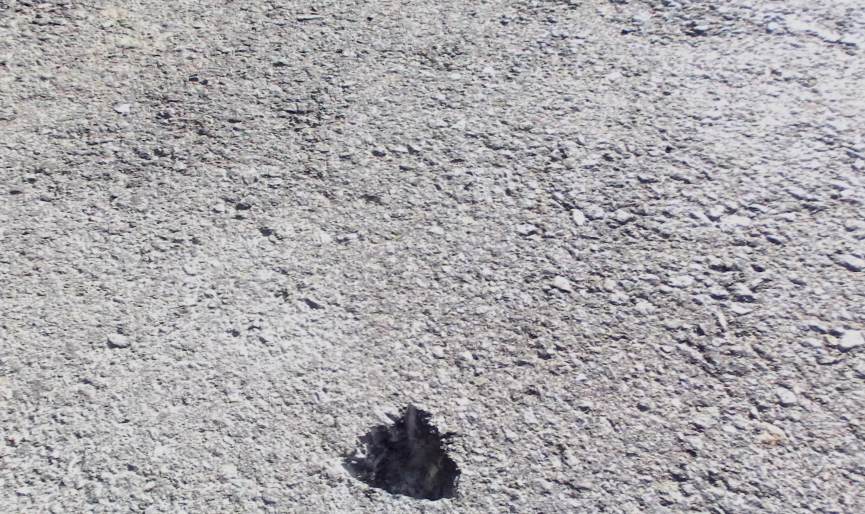
#> input picture data/dataset1/rgb/000001_left.png, 1730 x 1028 px (shown at 1/2 size); its folder holds 8 pictures in this run
$ python analyze_dataset.py   (older library calls are emulated)
#> lines starting #> are read from the running program, lines starting #| are printed output that depends on the picture
#!/usr/bin/env python3
"""
Dataset Analysis Script
Analyzes the stereo image dataset for quality and lighting conditions.
"""

import cv2
import numpy as np
import os
from pathlib import Path

def analyze_image_pair(left_path, right_path, pair_name):
    """Analyze a stereo image pair for quality metrics."""
#> called with left_path = 'data/dataset1/rgb/000001_left.png', right_path = 'data/dataset1/rgb/000001_right.png', pair_name = 'Pair 001'

    if not (os.path.exists(left_path) and os.path.exists(right_path)):
        print(f"Missing files for {pair_name}")
        return None

    left_img = cv2.imread(left_path)
#> left_img is the input picture: shape (1028, 1730, 3); mean B, G, R 170.9, 167.6, 170.3
    right_img = cv2.imread(right_path)
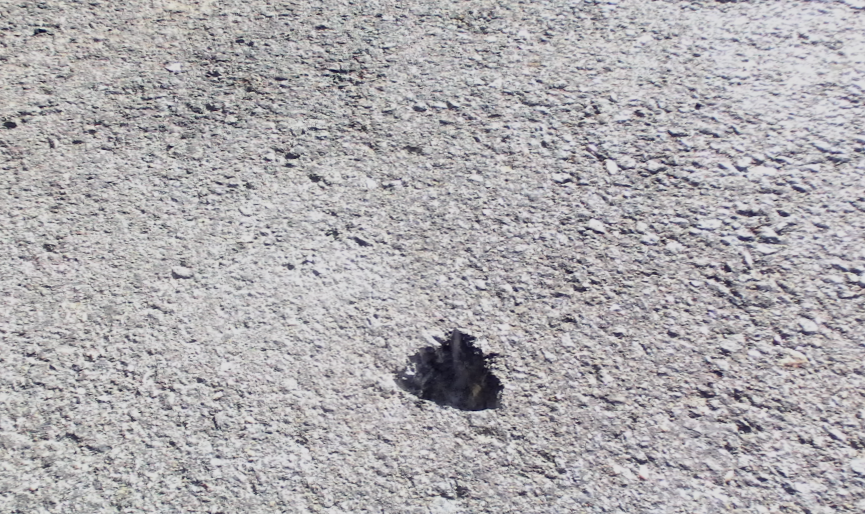
#> input picture data/dataset1/rgb/000001_right.png, 1730 x 1028 px (shown at 1/2 size)
#> right_img is the input picture: shape (1028, 1730, 3); mean B, G, R 173.5, 170.5, 173.1

    if left_img is None or right_img is None:
        print(f"Failed to load images for {pair_name}")
        return None

    print(f"\n=== {pair_name} ===")
    print(f"Resolution: {left_img.shape[1]}x{left_img.shape[0]}")
#| Resolution: 1730x1028

    # Convert to grayscale for analysis
    left_gray = cv2.cvtColor(left_img, cv2.COLOR_BGR2GRAY)
    right_gray = cv2.cvtColor(right_img, cv2.COLOR_BGR2GRAY)

    # Analyze brightness and contrast
    left_mean = np.mean(left_gray)
#> left_mean = 168.8
    right_mean = np.mean(right_gray)
#> right_mean = 171.6
    left_std = np.std(left_gray)
#> left_std = 40.19
    right_std = np.std(right_gray)
#> right_std = 38.91

    print(f"Left - Mean brightness: {left_mean:.1f}, Contrast (std): {left_std:.1f}")
#| Left - Mean brightness: 168.8, Contrast (std): 40.2
    print(f"Right - Mean brightness: {right_mean:.1f}, Contrast (std): {right_std:.1f}")
#| Right - Mean brightness: 171.6, Contrast (std): 38.9

    # Estimate lighting condition
    avg_brightness = (left_mean + right_mean) / 2
#> avg_brightness = 170.2
    if avg_brightness < 80:
        lighting = "Dark/Night"
    elif avg_brightness < 120:
        lighting = "Low light/Dusk"
    elif avg_brightness < 180:
        lighting = "Normal/Day"
    else:
        lighting = "Bright/Overexposed"

    print(f"Estimated lighting: {lighting}")

    # Check for texture (important for stereo matching)
    grad_x = cv2.Sobel(left_gray, cv2.CV_64F, 1, 0, ksize=3)
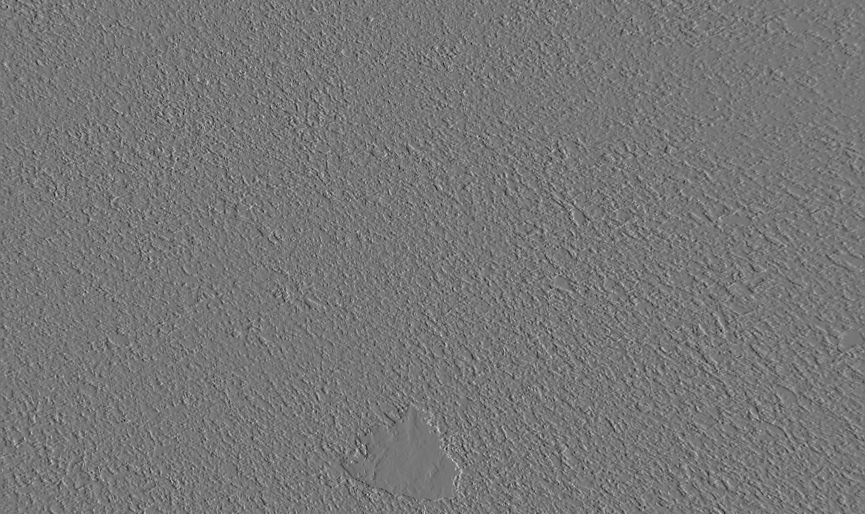
#> grad_x: shape (1028, 1730) float64 (shown at 1/2 size); min -513, max 588, mean 0; drawn with min black and max white
    grad_y = cv2.Sobel(left_gray, cv2.CV_64F, 0, 1, ksize=3)
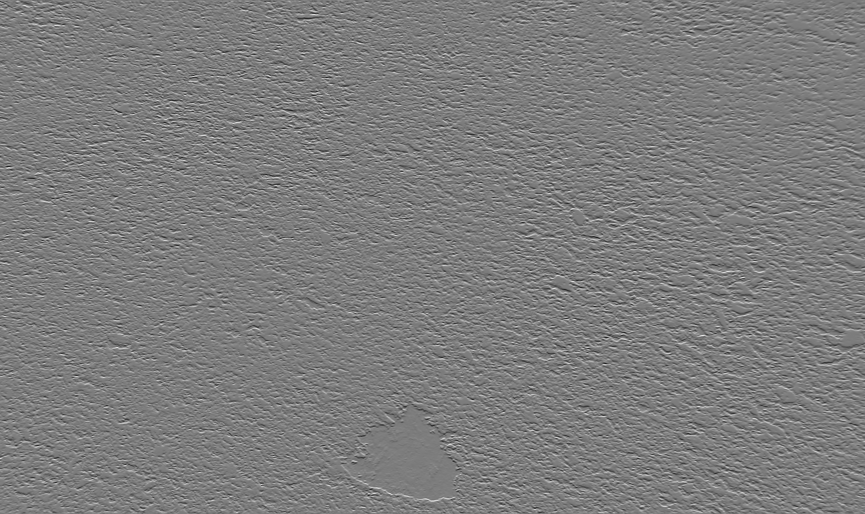
#> grad_y: shape (1028, 1730) float64 (shown at 1/2 size); min -747, max 778, mean 0; drawn with min black and max white
    texture_measure = np.mean(np.sqrt(grad_x**2 + grad_y**2))
#> texture_measure = 121.2
    print(f"Texture richness: {texture_measure:.1f}")
#| Texture richness: 121.2

    if texture_measure < 10:
        texture_quality = "Low (challenging for stereo)"
    elif texture_measure < 20:
        texture_quality = "Moderate"
    else:
        texture_quality = "Good"
    print(f"Texture quality: {texture_quality}")

    # Check brightness difference between stereo pair
    brightness_diff = abs(left_mean - right_mean)
#> brightness_diff = 2.82
    print(f"Stereo brightness difference: {brightness_diff:.1f}")
#| Stereo brightness difference: 2.8

    if brightness_diff > 20:
        print("⚠️  Large brightness difference - may need normalization")

    return {
        'pair_name': pair_name,
        'resolution': (left_img.shape[1], left_img.shape[0]),
        'lighting': lighting,
        'avg_brightness': avg_brightness,
        'texture_measure': texture_measure,
        'texture_quality': texture_quality,
        'brightness_diff': brightness_diff,
        'left_contrast': left_std,
        'right_contrast': right_std
    }

def main():
    """Main analysis function."""
    print("🔍 DATASET ANALYSIS FOR ADVANCED STEREO VISION PIPELINE")
    print("=" * 60)

    # Analyze representative image pairs
    pairs_to_analyze = [
        ("000001_left.png", "000001_right.png", "Pair 001"),
        ("000003_left.png", "000003_right.png", "Pair 003"),
        ("000006_left.png", "000006_right.png", "Pair 006"),
        ("000009_left.png", "000009_right.png", "Pair 009"),
        ("000011_left.png", "000011_right.png", "Pair 011")
    ]

    results = []
    base_path = Path("data/dataset1/rgb")

    for left_name, right_name, pair_name in pairs_to_analyze:
        left_path = base_path / left_name
        right_path = base_path / right_name

        result = analyze_image_pair(str(left_path), str(right_path), pair_name)
#> result = 9 items
        if result:
            results.append(result)
#> pass 2 of the loop in main, `for left_name, right_name, pair_name in pairs_to_analyze:`:
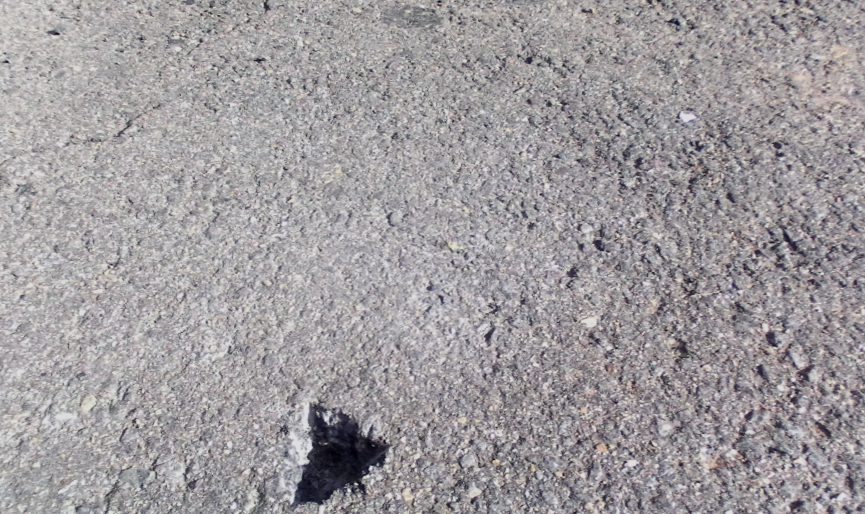
#> input picture data/dataset1/rgb/000003_left.png, 1730 x 1028 px (shown at 1/2 size)
#> in analyze_image_pair, left_img is the input picture: shape (1028, 1730, 3); mean B, G, R 157.8, 154.9, 159.1
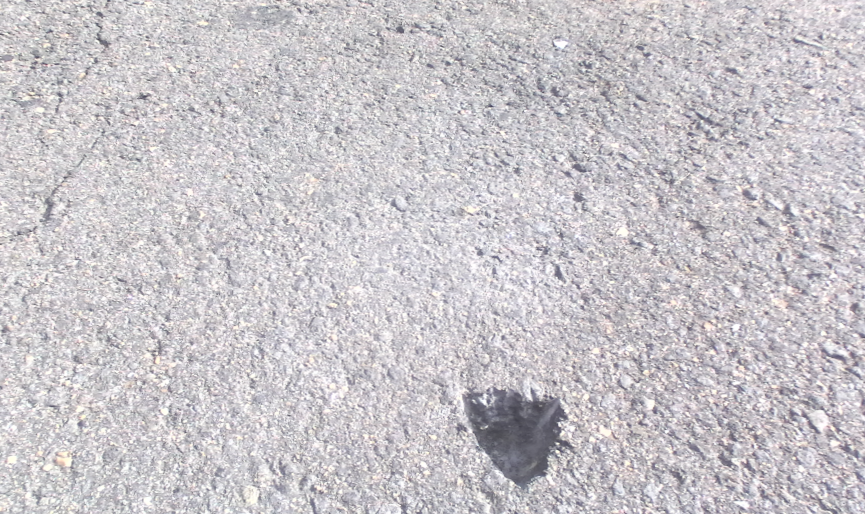
#> input picture data/dataset1/rgb/000003_right.png, 1730 x 1028 px (shown at 1/2 size)
#> in analyze_image_pair, right_img is the input picture: shape (1028, 1730, 3); mean B, G, R 202, 197.5, 201.3
#| Resolution: 1730x1028
#> left_mean = 156.5
#> right_mean = 199.2
#> left_std = 33.92
#> right_std = 30.11
#| Left - Mean brightness: 156.5, Contrast (std): 33.9
#| Right - Mean brightness: 199.2, Contrast (std): 30.1
#> avg_brightness = 177.8
#> in analyze_image_pair (call 2), `grad_y = cv2.Sobel(left_gray, cv2.CV_64F, 0, 1, ksize=3)`:
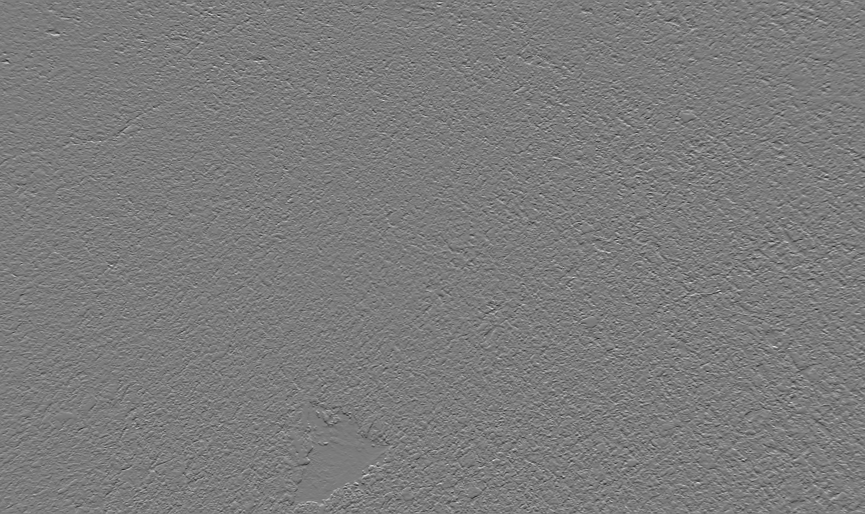
#> grad_y: shape (1028, 1730) float64 (shown at 1/2 size); min -669, max 705, mean -0.1; drawn with min black and max white
#> texture_measure = 98.94
#| Texture richness: 98.9
#> brightness_diff = 42.67
#| Stereo brightness difference: 42.7

    # Summary analysis
    if results:
        print(f"\n📊 DATASET SUMMARY ({len(results)} pairs analyzed)")
        print("=" * 60)

        # Lighting distribution
        lighting_counts = {}
        texture_scores = []
        brightness_diffs = []

        for result in results:
            lighting = result['lighting']
            lighting_counts[lighting] = lighting_counts.get(lighting, 0) + 1
            texture_scores.append(result['texture_measure'])
            brightness_diffs.append(result['brightness_diff'])

        print("Lighting conditions:")
        for lighting, count in lighting_counts.items():
            print(f"  - {lighting}: {count} pairs")

        avg_texture = np.mean(texture_scores)
        avg_brightness_diff = np.mean(brightness_diffs)

        print(f"\nAverage texture richness: {avg_texture:.1f}")
        print(f"Average stereo brightness difference: {avg_brightness_diff:.1f}")

        # Dataset quality assessment
        print(f"\n🎯 DATASET QUALITY ASSESSMENT")
        print("=" * 60)

        # Check for day/night diversity
        has_day = any("Day" in result['lighting'] or "Bright" in result['lighting'] for result in results)
        has_night = any("Dark" in result['lighting'] or "Night" in result['lighting'] for result in results)

        print(f"✅ Day images: {'Yes' if has_day else 'No'}")
        print(f"✅ Night images: {'Yes' if has_night else 'No'}")

        if has_day and has_night:
            print("✅ Good lighting diversity for day/night testing")
        else:
            print("⚠️  Limited lighting diversity - consider adding more varied conditions")

        # Texture assessment
        if avg_texture > 15:
            print("✅ Good texture richness for stereo matching")
        elif avg_texture > 10:
            print("⚠️  Moderate texture - advanced algorithms needed")
        else:
            print("❌ Low texture - challenging for stereo matching")

        # Stereo consistency
        if avg_brightness_diff < 15:
            print("✅ Good stereo pair consistency")
        else:
            print("⚠️  Stereo pairs may need brightness normalization")

        # Resolution check
        resolution = results[0]['resolution']
        if resolution[0] >= 1200 and resolution[1] >= 300:
            print("✅ Good resolution for detailed analysis")
        else:
            print("⚠️  Low resolution may limit accuracy")

        print(f"\n🚀 RECOMMENDATIONS FOR ADVANCED PIPELINE")
        print("=" * 60)

        if not (has_day and has_night):
            print("📸 Add more images with diverse lighting conditions")
            print("   - Capture potholes in bright daylight")
            print("   - Capture potholes under street lighting at night")
            print("   - Include dawn/dusk transition periods")

        if avg_texture < 15:
            print("🔧 Enable advanced disparity algorithms:")
            print("   - Use SGBM with optimized parameters")
            print("   - Apply WLS filtering for smooth regions")
            print("   - Consider deep learning methods for challenging areas")

        if avg_brightness_diff > 10:
            print("⚖️  Enable brightness normalization in preprocessing")

        print("🎯 Current dataset is suitable for:")
        print("   - Algorithm development and testing")
        print("   - Proof of concept validation")
        print("   - Baseline performance measurement")

        if has_day and has_night and avg_texture > 10:
            print("✅ Dataset is GOOD for advanced stereo vision development!")
        else:
            print("⚠️  Dataset is ADEQUATE but could be improved for production use")

if __name__ == "__main__":
    main()
